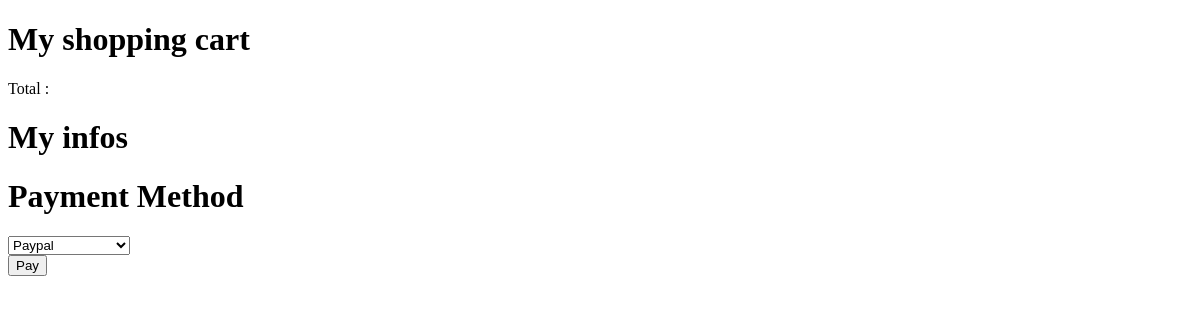
The app's page /user_panel/shopping_cart.php, older data.
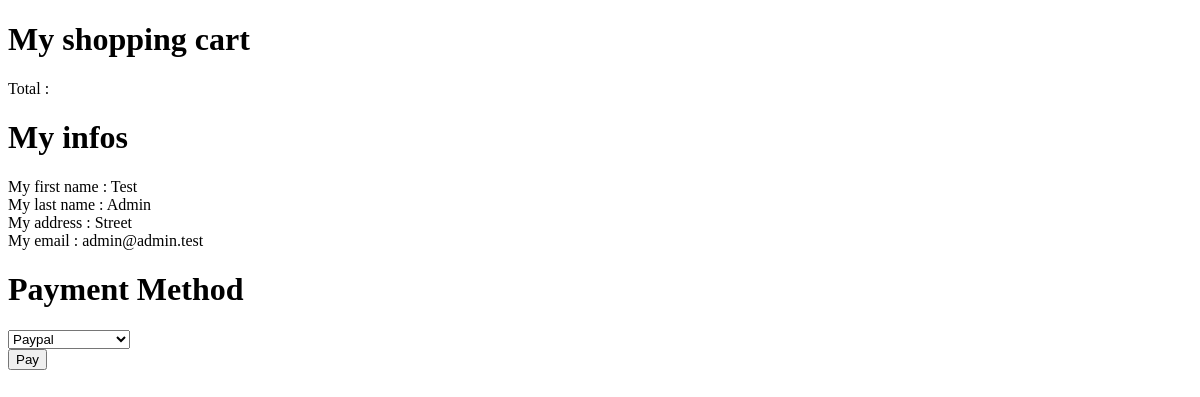
The same page, newer data.
### tables this page shows
CREATE TABLE `users` (
  `id` int(11) NOT NULL,
  `user_name` varchar(50) NOT NULL,
  `password` varchar(255) NOT NULL,
  `first_name` varchar(50) NOT NULL,
  `last_name` varchar(50) NOT NULL,
  `email` varchar(255) NOT NULL,
  `address` varchar(255) NOT NULL,
  `birth_date` date NOT NULL,
  `photo` varchar(255) DEFAULT NULL,
  `status` enum('USER','ADMIN') NOT NULL DEFAULT 'USER',
  `user_allowed` enum('allowed','banned') DEFAULT NULL
);

### user_panel/shopping_cart.php (the view, shortened to what this page needs)
<?php
require_once '../components/db_connect.php';
$tbodySum='';
$sqlUser="SELECT * FROM users where id=3";
$resultUser = mysqli_query($connect, $sqlUser);
$tbodyUser = '';
if (mysqli_num_rows($resultUser)  > 0) {
    $rowUser = mysqli_fetch_array($resultUser, MYSQLI_ASSOC);
    $tbodyUser="
    My first name : ".$rowUser['first_name']."<br>
    My last name : ".$rowUser['last_name']."<br>
    My address : ".$rowUser['address'] ."<br>
    My email : ".$rowUser['email']."";
}
?>
<!DOCTYPE html>
<html lang="en">
<head>
</head>
<body>
    <h1>My shopping cart</h1>
    Total : <?= $tbodySum?>
    <h1>My infos</h1>
    <?= $tbodyUser?>
    <h1>Payment Method</h1>
    <form action="actions/pay.php" method="post">
        <select name="payment_method">
            <option value="Paypal">Paypal</option>
        </select><br>
        <button type="submit">Pay</button>
    </form>
</body>
</html>

Row changes from the older to the newer data that the page shows:
added users: first_name "Test", last_name "Admin", address "Street", email "admin@admin.test"
Text that changed along with them:
text now shown: "My first name : My last name : My address : My email :"
